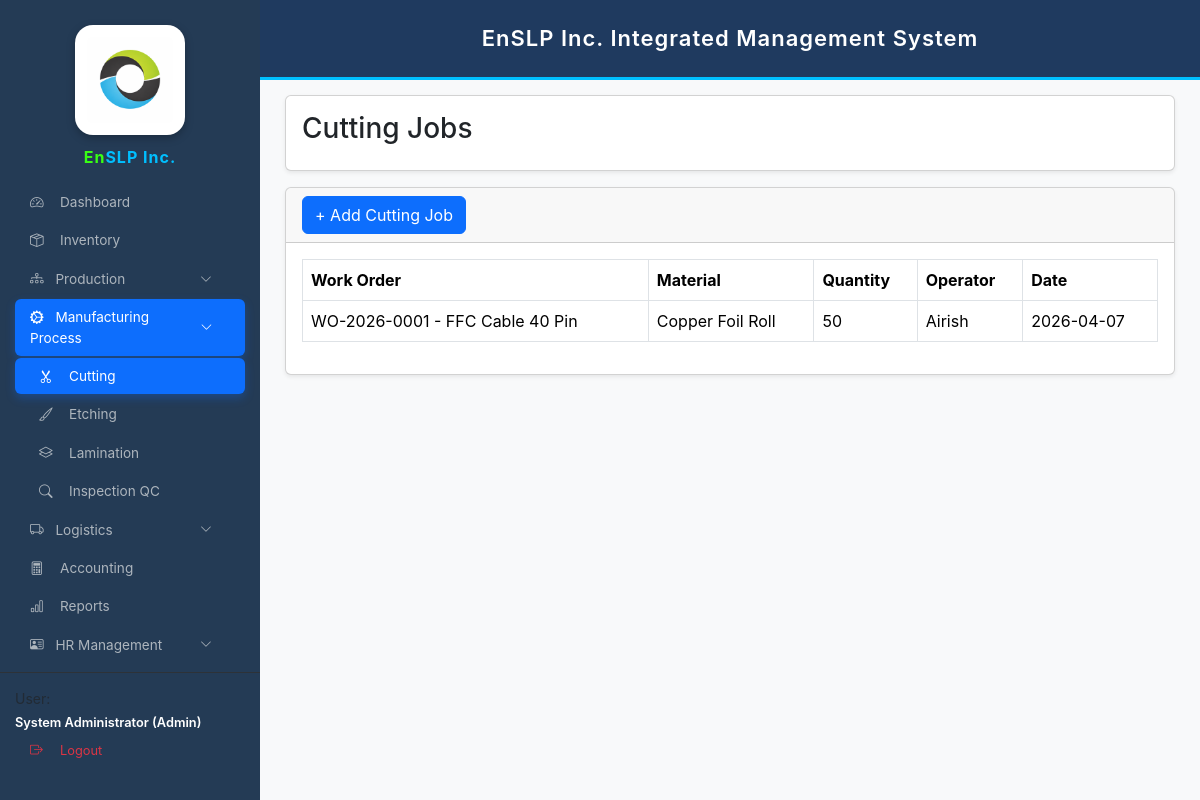
The app's page /cutting.php (signed in) with its own data.
### tables this page shows
CREATE TABLE `cutting_jobs` (
  `id` int(11) NOT NULL,
  `work_order_id` int(11) DEFAULT NULL,
  `item_id` int(11) DEFAULT NULL,
  `quantity_cut` int(11) DEFAULT NULL,
  `operator` varchar(100) DEFAULT NULL,
  `date_cut` date DEFAULT NULL
);

CREATE TABLE `work_orders` (
  `id` int(11) NOT NULL,
  `wo_no` varchar(50) DEFAULT NULL,
  `product_name` varchar(150) NOT NULL,
  `client` varchar(150) DEFAULT NULL,
  `qty` int(11) DEFAULT 0,
  `status` varchar(50) DEFAULT NULL,
  `date_started` date NOT NULL,
  `date_completed` date DEFAULT NULL,
  `remarks` varchar(255) DEFAULT NULL,
  `created_at` timestamp NOT NULL DEFAULT current_timestamp(),
  `selling_price` decimal(10,2) DEFAULT 0.00
);

CREATE TABLE `inventory_items` (
  `id` int(11) NOT NULL,
  `item_code` varchar(50) DEFAULT NULL,
  `item_name` varchar(150) NOT NULL,
  `category` varchar(50) DEFAULT NULL,
  `unit` varchar(30) DEFAULT 'pcs',
  `quantity` int(11) NOT NULL DEFAULT 0,
  `reorder_level` int(11) NOT NULL DEFAULT 0,
  `created_at` datetime NOT NULL DEFAULT current_timestamp(),
  `cost` decimal(10,2) DEFAULT NULL,
  `selling_price` decimal(10,2) DEFAULT 0.00,
  `status` varchar(20) DEFAULT 'active',
  `value` decimal(10,2) DEFAULT 0.00
);

### cutting.php (the view, shortened to what this page needs)
<?php
require_once "config.php";
$jobs=$conn->query("
SELECT c.*,i.item_name,w.wo_no,w.product_name
FROM cutting_jobs c
LEFT JOIN inventory_items i ON i.id=c.item_id
LEFT JOIN work_orders w ON w.id=c.work_order_id
ORDER BY c.id DESC
")->fetchAll(PDO::FETCH_ASSOC);
?>
<!DOCTYPE html>
<html>
<head>
<link href="https://cdn.jsdelivr.net/npm/bootstrap@5.3.3/dist/css/bootstrap.min.css" rel="stylesheet">
</head>
<body>
<?php include 'sidebar.php'; ?>
<?php include 'header.php'; ?>
<div class="main-content">
<div class="card shadow-sm mb-3">
<div class="card-body">
<h3>Cutting Jobs</h3>
</div>
</div>
<div class="card shadow-sm">
<div class="card-header">
<button class="btn btn-primary" data-bs-toggle="modal" data-bs-target="#addCuttingModal">
+ Add Cutting Job
</button>
</div>
<div class="card-body">
<table class="table table-bordered">
<thead>
<tr>
<th>Work Order</th>
<th>Material</th>
<th>Quantity</th>
<th>Operator</th>
<th>Date</th>
</tr>
</thead>
<tbody>
<?php foreach($jobs as $row): ?>
<tr>
<td><?=$row['wo_no']?> - <?=$row['product_name']?></td>
<td><?=$row['item_name']?></td>
<td><?=$row['quantity_cut']?></td>
<td><?=$row['operator']?></td>
<td><?=$row['date_cut']?></td>
</tr>
<?php endforeach; ?>
</tbody>
</table>
</div>
</div>
</div>
</body>
</html>

### cutting.php (style rules this page uses)
body { background:#f4f6f9;font-family:Arial; }
.main-content { margin-left:260px;padding:25px;margin-top:70px; }

### sidebar.php (style rules this page uses)
:root { --sb-width:260px; --primary-blue:#0d6efd; --sidebar-bg:#243b55; }
body { font-family:'Inter',sans-serif!important; margin:0!important; background:#f8f9fa; }

### records on screen
cutting_jobs: work_order.wo_no "WO-2026-0001", work_order.product_name "FFC Cable 40 Pin", inventory_items.item_name "Copper Foil Roll", quantity_cut "50", operator "Airish", date_cut "2026-04-07"
